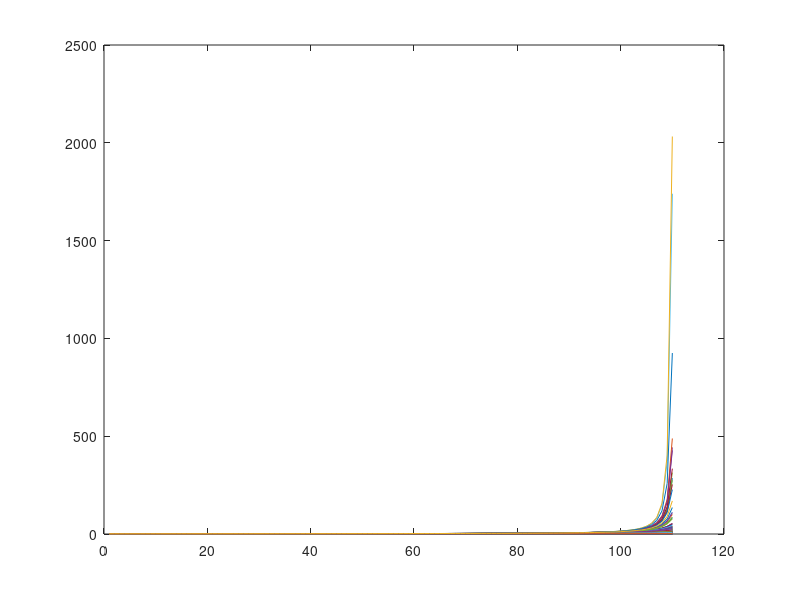

Source code (MATLAB): (Note: this script raises an error after producing the figure.)
%lognormalConsistency
%want to see if Zoe Tosi's rule, by itself, leads to a self-consistent solution
%it may not, suggesting that some other rule is needed. And/or it may
%suggest that only certain types of connecetivity will give stable
%solutions

%set size of simulation
N = 800;   %number of neurons
FR = rand(N,1); %vector giving random [0 - 1] initial firing rates of these neurons

%set connectivity 
%make it random at first, to be possibly changed later
C = zeros(N, N);
%pick sparsity from 0 (no connections) to 1 (all to all connections)
sparsity = 0.1;
%populate it with connections at this sparsity
Mask = rand(N, N); 
I = find(Mask < sparsity);
C(I) = 1;
%figure; spy2(C); grid off

%Now set up self-consistency of Zoe's rule
alpha = 0.01;  %learning rate parameter to prevent oscillations during learning, provides stability if small
beta = 0.2;   %slope of the logistic, or squashing, function
gamma = 100; %sets maximum FR allowed
iterations = 110; %number of time steps
FRall = zeros(N, iterations);
FRall (:, 1) = FR;
FreezeTime = floor(iterations/2);

for i=1:iterations-1  %go through each time step
    
    %just to see what happens, reset the connectivity matrix halfway
    %through
   % if i == floor(iterations/2)
        % C = ones(N, N);
%         %populate it with connections at this sparsity
% %         Mask = rand(N, N);
% %         I = find(Mask < sparsity);
% %         C(I) = 1;
     %end
    for j= 1:N %go through each neuron
        %get average input to neuron j
        avg = (1/N) * (C(:, j)' * FRall(:, i));
        
        %update its firing rate according to the rule, but do not allow it
        %to go below zero (all FR must be positive)
        holder = FRall(j, i) + alpha*(FRall(j, i) - avg)*(FRall(j, i)); % + rand; %without adding rand, you do not get lognormal distribution
       % FRall(j, i+1) = holder;
        if holder > 0
            FRall(j, i+1) = holder; %gamma * (1 + exp(-beta * (holder - 0.5)))^(-1);   %was = holder;
        else
            FRall(j, i+1) = rand;
        end
        
        %try FR homeostasis to see if this stabilizes/ turn this off if you want to continue dispersing firing rates 
%         if i >= floor(iterations/2)
%             FRall(j, i+1) = FRall(j, i+1) + 1.75*alpha*(FRall(j, FreezeTime) - FRall(j, i)); % + rand;
%         end
 
    end
end
            
%playing with a logistic equation to squash firing rates
% for x=1:100
%     y(x) = gamma * (1 + exp(-beta * (x - 50)))^(-1);  
% end
% figure; plot(y);

 
%plot firing rates over time
timepoint = iterations; %100; 
figure; plot(FRall(1, 1:timepoint)); hold on
for k=1:N
   plot(FRall(k, 1:timepoint)); 
   hold on 
end

%plot resulting firing rate distribution
timepoint = iterations; 
[Num,EDGES] = histcounts(FRall(:, 1:timepoint),'BinMethod', 'sqrt');
figure; histogram(FRall(:, 1:timepoint));

timepoint = iterations;
[Num,EDGES] = histcounts(log10(FRall(:, timepoint)));
figure; histogram(log10(FRall(:, timepoint)));











